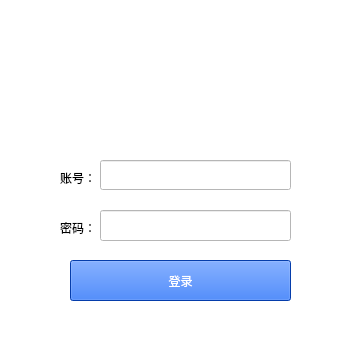
<?xml version="1.0" encoding="UTF-8"?>
<ui version="4.0">
 <class>LoginWindow</class>
 <widget class="QMainWindow" name="LoginWindow">
  <property name="geometry">
   <rect>
    <x>0</x>
    <y>0</y>
    <width>360</width>
    <height>340</height>
   </rect>
  </property>
  <property name="minimumSize">
   <size>
    <width>360</width>
    <height>340</height>
   </size>
  </property>
  <property name="maximumSize">
   <size>
    <width>360</width>
    <height>340</height>
   </size>
  </property>
  <property name="windowTitle">
   <string>鱼聊登录</string>
  </property>
  <property name="windowIcon">
   <iconset>
    <normaloff>../app/image/QQicon.ico</normaloff>../app/image/QQicon.ico</iconset>
  </property>
  <property name="styleSheet">
   <string notr="true">background-color: rgb(255, 255, 255);</string>
  </property>
  <widget class="QWidget" name="centralwidget">
   <widget class="QLineEdit" name="lineEdit">
    <property name="geometry">
     <rect>
      <x>100</x>
      <y>160</y>
      <width>191</width>
      <height>30</height>
     </rect>
    </property>
    <property name="cursor">
     <cursorShape>CrossCursor</cursorShape>
    </property>
    <property name="styleSheet">
     <string notr="true">background-color: rgb(255, 255, 255);</string>
    </property>
    <property name="text">
     <string/>
    </property>
    <property name="maxLength">
     <number>32767</number>
    </property>
   </widget>
   <widget class="QLineEdit" name="lineEdit_2">
    <property name="geometry">
     <rect>
      <x>100</x>
      <y>210</y>
      <width>191</width>
      <height>31</height>
     </rect>
    </property>
    <property name="inputMask">
     <string extracomment="qq账号"/>
    </property>
    <property name="text">
     <string extracomment="密码"/>
    </property>
    <property name="maxLength">
     <number>32767</number>
    </property>
    <property name="echoMode">
     <enum>QLineEdit::Password</enum>
    </property>
    <property name="cursorPosition">
     <number>0</number>
    </property>
   </widget>
   <widget class="QPushButton" name="pushButton">
    <property name="geometry">
     <rect>
      <x>70</x>
      <y>260</y>
      <width>221</width>
      <height>41</height>
     </rect>
    </property>
    <property name="styleSheet">
     <string notr="true">background-color: rgb(7, 85, 240);
color: rgb(255, 255, 255);</string>
    </property>
    <property name="text">
     <string>登录</string>
    </property>
   </widget>
   <widget class="QFrame" name="formFrame">
    <property name="geometry">
     <rect>
      <x>0</x>
      <y>-1</y>
      <width>361</width>
      <height>151</height>
     </rect>
    </property>
    <property name="styleSheet">
     <string notr="true">border-color: rgb(0, 85, 255);
background-image: url(:/img/image/loginicon.jpg);</string>
    </property>
    <layout class="QFormLayout" name="formLayout"/>
   </widget>
   <widget class="QLabel" name="label">
    <property name="geometry">
     <rect>
      <x>60</x>
      <y>170</y>
      <width>31</width>
      <height>16</height>
     </rect>
    </property>
    <property name="text">
     <string>账号：</string>
    </property>
   </widget>
   <widget class="QLabel" name="label_2">
    <property name="geometry">
     <rect>
      <x>60</x>
      <y>220</y>
      <width>31</width>
      <height>16</height>
     </rect>
    </property>
    <property name="text">
     <string>密码：</string>
    </property>
   </widget>
  </widget>
  <widget class="QStatusBar" name="statusbar"/>
 </widget>
 <resources>
  <include location="../app/login.qrc"/>
 </resources>
 <connections/>
</ui>
